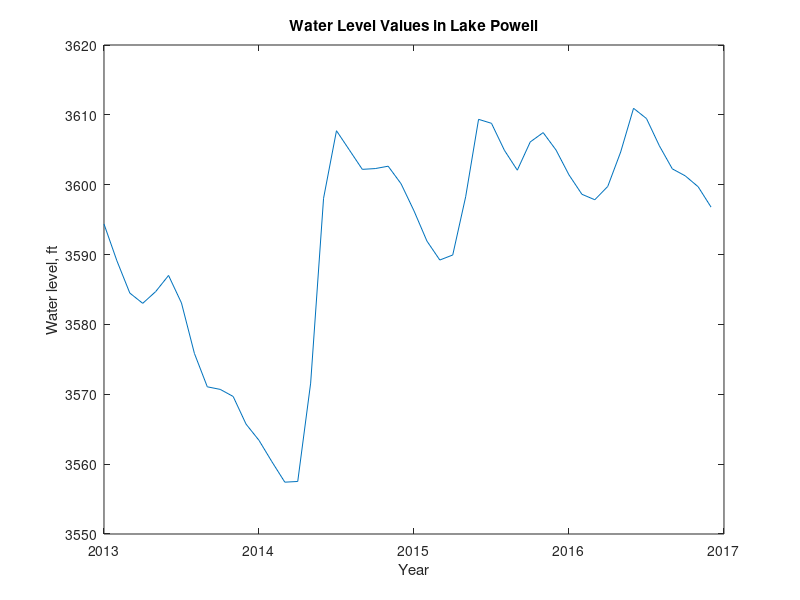

Write MATLAB code to recreate this figure.
%{
Jonathan Leviner, e_assign06 31
Joe Wachter
File Name: assign06a.m
03/08/2019

Jonathan and Joe both typed out versions of this program and use the best
parts to create this one.

This program takes information from a txt file that relates to the water
levels in lake Powell. The program takes the yearly and monthly averages,
shows all months that are above average, determines the aveage elavation of
each months water level and prints a graph
%}

clc, clear all

if exist('lake_powell.txt', 'file')
    
% PART A
LAKE_POWELL = load("lake_powell.txt");
YEARS = [2013 2014 2015 2016];
MONTHS = [1 2 3 4 5 6 7 8 9 10 11 12];

fprintf('\nLake Powell Water Levels (in feet)\n')
fprintf('  %3.0f  ', YEARS(1,:))
for month = 1:12
    fprintf('\n%6.2f  %6.2f  %6.2f  %6.2f', LAKE_POWELL(month,:) )
end
fprintf('\n')

% PART B
avg_water = mean(LAKE_POWELL);
fprintf('\n\nAverage for Each Year (in feet)\n')
fprintf(' %3.0f     %3.0f     %3.0f     %3.0f \n', YEARS)
fprintf('%6.2f  %6.2f  %6.2f  %6.2f \n', avg_water)
o_avg = mean(avg_water);
fprintf('Overall Average: %8.2f feet\n\n\n', o_avg)

% PART C
for month_year = 1:4
    num_w1 = find(LAKE_POWELL(:,month_year) > o_avg);
    num_w2 = length(num_w1);
    fprintf('During %4.0f the lake was above average for %3.0f months\n', YEARS)
end
fprintf(' \n')

% PART D
fprintf('\nAverage elevation (in feet) of the water for each month\n')
fprintf('Month   Elevation\n')
for month = 1:12
    z = mean(LAKE_POWELL(month,:));
    fprintf('%3.0f  %11.2f\n', month, z)
end

% PART E
DATE = 2013:1/12:2017-1/12;
plot(DATE,LAKE_POWELL(:))
title('Water Level Values in Lake Powell')
xlabel('Year')
ylabel('Water level, ft')

end